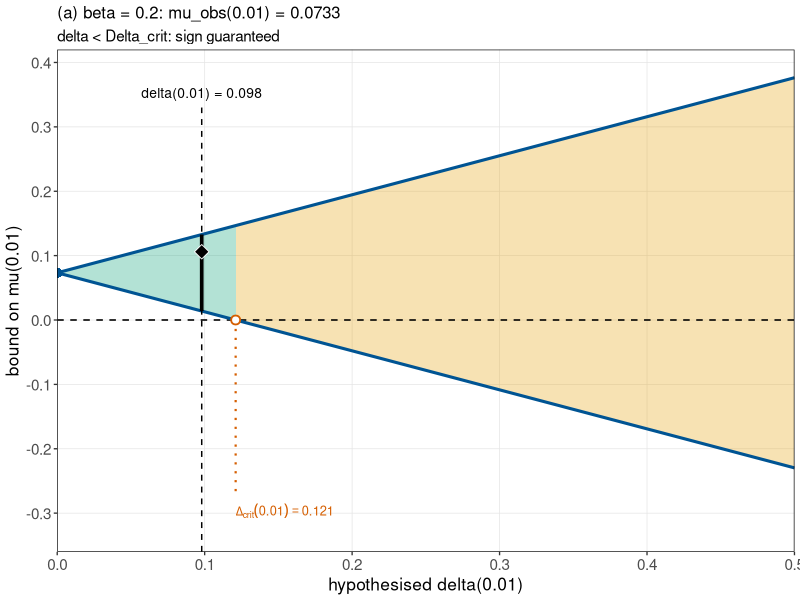
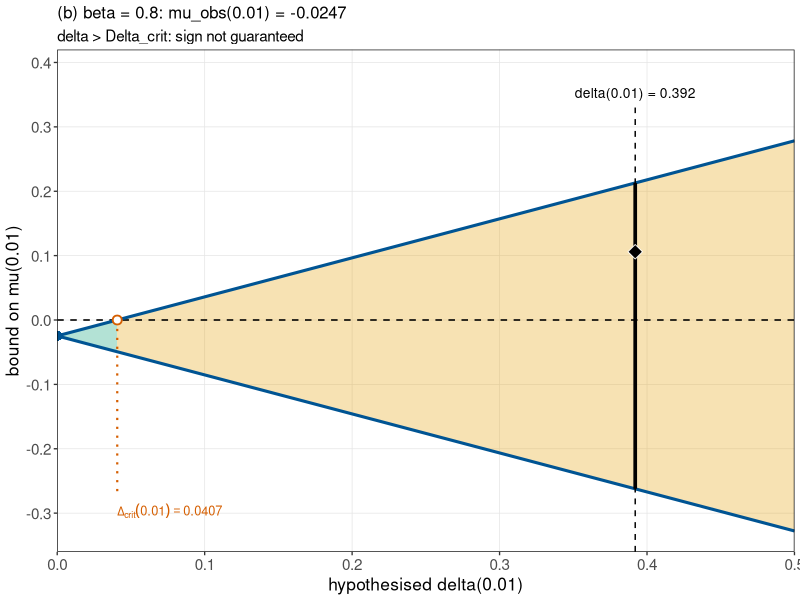
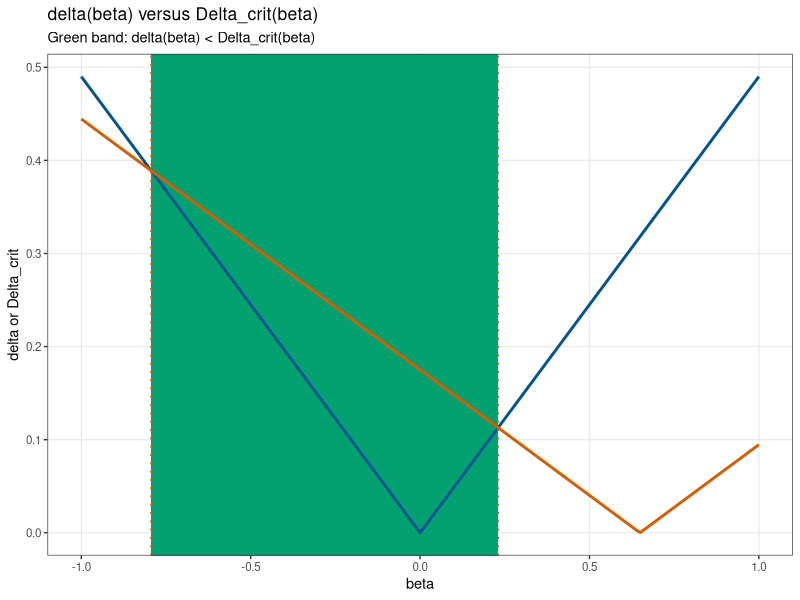
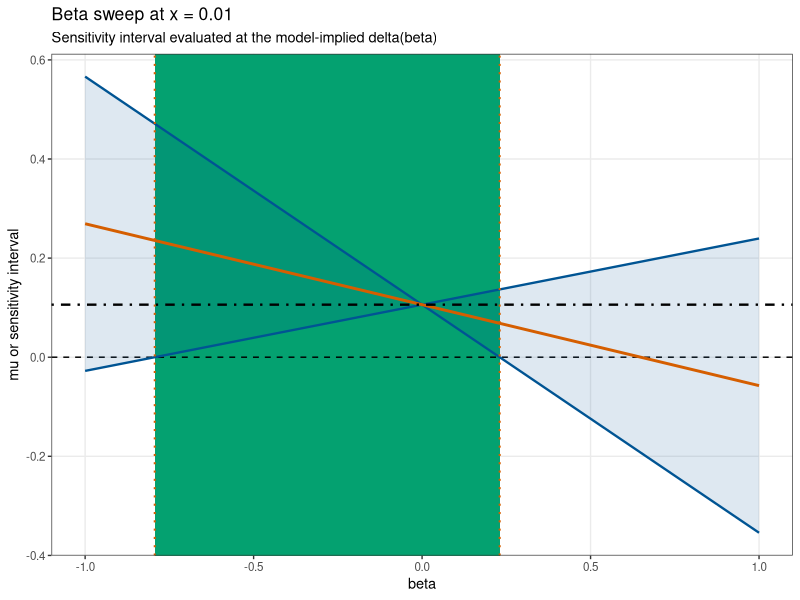

Write the R code that produced these figures, in order.
# ==============================================================================
# Sensitivity Analysis - Illustrative Numerical Examples
# Figures  + numerical tables
#
# Run in the R console:
#   source("Sensitivity_Analysis_Illustrative_Numerical_Examples_EXACT.R")
#
# The Figure geometry below follows the manuscript construction:
#   green region  : delta < Delta_crit
#   orange region : delta >= Delta_crit
#   blue lines    : mu_obs(0.01) +/- M(0.01) delta
#   red dotted    : Delta_crit
#   grey dashed   : FGM model-implied delta(beta)
#   black bar     : interval at the FGM model-implied delta
#   black diamond : true interventional mean mu(0.01) = 0.106
#
# ==============================================================================

# ------------------------------------------------------------------------------
# 0. Packages and output directory
# ------------------------------------------------------------------------------

if (!requireNamespace("ggplot2", quietly = TRUE)) {
  install.packages("ggplot2", repos = "https://cloud.r-project.org")
}

if (!requireNamespace("gridExtra", quietly = TRUE)) {
  install.packages("gridExtra", repos = "https://cloud.r-project.org")
}

library(ggplot2)
library(gridExtra)
library(grid)

output_dir <- file.path(getwd(), "sensitivity_example_output")
dir.create(output_dir, showWarnings = FALSE, recursive = TRUE)

# ------------------------------------------------------------------------------
# 1. Exact formulas from the manuscript
# ------------------------------------------------------------------------------

mu <- function(x) {
  0.6 * x + 0.1
}

mu_obs <- function(x, beta) {
  mu(x) - beta * (1 - 2 * x) / 6
}

bias <- function(x, beta) {
  mu_obs(x, beta) - mu(x)
}

M <- function(x) {
  0.6 * x + 0.6
}

delta <- function(x, beta) {
  abs(beta * (1 - 2 * x)) / 2
}

Delta_crit <- function(x, beta) {
  abs(mu_obs(x, beta)) / M(x)
}

interval_lower <- function(x, beta, d = delta(x, beta)) {
  mu_obs(x, beta) - M(x) * d
}

interval_upper <- function(x, beta, d = delta(x, beta)) {
  mu_obs(x, beta) + M(x) * d
}

# ------------------------------------------------------------------------------
# 2. Numerical checks for Examples 7-10
# ------------------------------------------------------------------------------

x_ref <- 0.01
beta_ref <- c(0.2, 0.8)

check_table <- data.frame(
  beta = beta_ref,
  x = x_ref,
  mu = mu(x_ref),
  mu_obs = mu_obs(x_ref, beta_ref),
  B = bias(x_ref, beta_ref),
  abs_B = abs(bias(x_ref, beta_ref)),
  M = M(x_ref),
  delta = delta(x_ref, beta_ref),
  Delta_crit = Delta_crit(x_ref, beta_ref),
  lower = interval_lower(x_ref, beta_ref),
  upper = interval_upper(x_ref, beta_ref),
  width = interval_upper(x_ref, beta_ref) -
    interval_lower(x_ref, beta_ref),
  sign_guaranteed =
    delta(x_ref, beta_ref) < Delta_crit(x_ref, beta_ref),
  mu_inside =
    interval_lower(x_ref, beta_ref) <= mu(x_ref) &
    mu(x_ref) <= interval_upper(x_ref, beta_ref)
)

write.csv(
  check_table,
  file.path(output_dir, "table_example7_exact_values.csv"),
  row.names = FALSE
)

cat("\n", strrep("=", 88), "\n", sep = "")
cat("EXACT NUMERICAL CHECK: x = 0.01\n")
cat(strrep("=", 88), "\n")
print(check_table, row.names = FALSE)

# ------------------------------------------------------------------------------
# 3. Full beta sweep
# ------------------------------------------------------------------------------

beta_grid <- seq(-1, 1, by = 0.01)

beta_table <- data.frame(
  beta = beta_grid,
  x = x_ref,
  mu = mu(x_ref),
  mu_obs = mu_obs(x_ref, beta_grid),
  B = bias(x_ref, beta_grid),
  abs_B = abs(bias(x_ref, beta_grid)),
  M = M(x_ref),
  delta = delta(x_ref, beta_grid),
  Delta_crit = Delta_crit(x_ref, beta_grid),
  bound_radius = M(x_ref) * delta(x_ref, beta_grid),
  lower = interval_lower(x_ref, beta_grid),
  upper = interval_upper(x_ref, beta_grid),
  width = interval_upper(x_ref, beta_grid) -
    interval_lower(x_ref, beta_grid),
  sign_guaranteed =
    delta(x_ref, beta_grid) < Delta_crit(x_ref, beta_grid),
  mu_inside =
    interval_lower(x_ref, beta_grid) <= mu(x_ref) &
    mu(x_ref) <= interval_upper(x_ref, beta_grid)
)

write.csv(
  beta_table,
  file.path(output_dir, "table_beta_sweep_x001.csv"),
  row.names = FALSE
)

beta_selected <- c(
  -1, -0.8, -0.6, -0.4, -0.2,
   0,  0.2,  0.4,  0.6,  0.8, 1
)

selected_index <- match(
  round(beta_selected, 2),
  round(beta_table$beta, 2)
)

selected_beta_table <- beta_table[selected_index, ]

write.csv(
  selected_beta_table,
  file.path(output_dir, "table_beta_selected_x001.csv"),
  row.names = FALSE
)

cat("\n", strrep("=", 88), "\n", sep = "")
cat("SELECTED BETA VALUES: x = 0.01\n")
cat(strrep("=", 88), "\n")
print(selected_beta_table, row.names = FALSE)

# ------------------------------------------------------------------------------
# 4. Critical beta values
# ------------------------------------------------------------------------------

root_fun <- function(b) {
  delta(x_ref, b) - Delta_crit(x_ref, b)
}

root_neg <- uniroot(root_fun, c(-1, -1e-8))$root
root_pos <- uniroot(root_fun, c(1e-8, 1))$root

beta_zero_muobs <- uniroot(
  function(b) mu_obs(x_ref, b),
  c(0, 1)
)$root

critical_table <- data.frame(
  quantity = c(
    "negative beta: delta = Delta_crit",
    "positive beta: delta = Delta_crit",
    "beta: mu_obs = 0"
  ),
  value = c(
    root_neg,
    root_pos,
    beta_zero_muobs
  )
)

write.csv(
  critical_table,
  file.path(output_dir, "table_beta_critical_values_x001.csv"),
  row.names = FALSE
)

cat("\n", strrep("=", 88), "\n", sep = "")
cat("CRITICAL BETA VALUES: x = 0.01\n")
cat(strrep("=", 88), "\n")
print(critical_table, row.names = FALSE)

cat(
  sprintf(
    "\nAt x = %.2f, sign preservation is guaranteed for %.6f < beta < %.6f.\n",
    x_ref, root_neg, root_pos
  )
)

cat(
  sprintf(
    "mu_obs(0.01) crosses zero at beta = %.6f.\n",
    beta_zero_muobs
  )
)

# ------------------------------------------------------------------------------
# 5. x-profile table
# ------------------------------------------------------------------------------

x_selected <- c(0.01, 0.10, 0.25, 0.50, 0.75, 0.90, 0.99)
beta_x <- c(-0.8, -0.2, 0.2, 0.8)

x_table <- expand.grid(
  x = x_selected,
  beta = beta_x,
  KEEP.OUT.ATTRS = FALSE,
  stringsAsFactors = FALSE
)

x_table$mu <- mu(x_table$x)
x_table$mu_obs <- mu_obs(x_table$x, x_table$beta)
x_table$B <- bias(x_table$x, x_table$beta)
x_table$abs_B <- abs(x_table$B)
x_table$M <- M(x_table$x)
x_table$delta <- delta(x_table$x, x_table$beta)
x_table$Delta_crit <- Delta_crit(x_table$x, x_table$beta)
x_table$bound_radius <- x_table$M * x_table$delta
x_table$lower <- interval_lower(x_table$x, x_table$beta)
x_table$upper <- interval_upper(x_table$x, x_table$beta)
x_table$width <- x_table$upper - x_table$lower
x_table$sign_guaranteed <-
  x_table$delta < x_table$Delta_crit
x_table$mu_inside <-
  x_table$lower <= x_table$mu &
  x_table$mu <= x_table$upper

x_table <- x_table[order(x_table$beta, x_table$x), ]

write.csv(
  x_table,
  file.path(output_dir, "table_x_profiles.csv"),
  row.names = FALSE
)

# ------------------------------------------------------------------------------
# 6. Figure 2: exact manuscript geometry, implemented in ggplot2
# ------------------------------------------------------------------------------

# Colors used in the manuscript figure
COL_GREEN <- "#009E73"
COL_ORANGE <- "#E69F00"
COL_VERM <- "#D55E00"
COL_BLUE <- "#005493"

make_fig2_panel <- function(beta_value, panel_letter) {

  x <- x_ref

  obs <- mu_obs(x, beta_value)
  true_mu <- mu(x)
  m <- M(x)

  d_model <- delta(x, beta_value)
  d_crit <- Delta_crit(x, beta_value)

  lower_model <- interval_lower(
    x, beta_value, d = d_model
  )

  upper_model <- interval_upper(
    x, beta_value, d = d_model
  )

  # The manuscript uses the two straight bounds over [0, 0.5].
  d <- seq(0, 0.5, length.out = 1000)

  upper <- obs + m * d
  lower <- obs - m * d

  # --------------------------------------------------------------------------
  # Exact colored regions from the TikZ construction
  # --------------------------------------------------------------------------

  # Green region:
  # apex at delta = 0, y = mu_obs
  # and vertical segment at Delta_crit from 0 to 2*mu_obs,
  # with the ordering automatically reversed when mu_obs < 0.
  green_poly <- data.frame(
    delta = c(
      0,
      d_crit,
      d_crit
    ),
    y = c(
      obs,
      max(0, 2 * obs),
      min(0, 2 * obs)
    )
  )

  # Orange region:
  # begins at Delta_crit and extends to delta = 0.5.
  orange_poly <- data.frame(
    delta = c(
      d_crit,
      d_crit,
      0.5,
      0.5
    ),
    y = c(
      min(0, 2 * obs),
      max(0, 2 * obs),
      obs + m * 0.5,
      obs - m * 0.5
    )
  )

  band <- data.frame(
    delta = d,
    lower = lower,
    upper = upper
  )

  # --------------------------------------------------------------------------
  # Figure
  # --------------------------------------------------------------------------

  ggplot() +

    # Green = sign guaranteed
    geom_polygon(
      data = green_poly,
      aes(x = delta, y = y),
      fill = COL_GREEN,
      alpha = 0.30,
      colour = NA
    ) +

    # Orange = interval reaches zero
    geom_polygon(
      data = orange_poly,
      aes(x = delta, y = y),
      fill = COL_ORANGE,
      alpha = 0.30,
      colour = NA
    ) +

    # Zero line
    geom_hline(
      yintercept = 0,
      linetype = "dashed",
      linewidth = 0.55,
      colour = "black"
    ) +

    # Blue sensitivity bounds
    geom_line(
      data = band,
      aes(x = delta, y = upper),
      colour = COL_BLUE,
      linewidth = 1.05
    ) +

    geom_line(
      data = band,
      aes(x = delta, y = lower),
      colour = COL_BLUE,
      linewidth = 1.05
    ) +

    # mu_obs point at delta = 0
    geom_point(
      aes(x = 0, y = obs),
      shape = 16,
      size = 3.1,
      colour = COL_BLUE
    ) +

    # Critical value: red dotted line downward from zero
    geom_segment(
      aes(
        x = d_crit,
        xend = d_crit,
        y = 0,
        yend = -0.27
      ),
      linetype = "dotted",
      linewidth = 0.75,
      colour = COL_VERM
    ) +

    # Critical point
    geom_point(
      aes(x = d_crit, y = 0),
      shape = 21,
      size = 2.4,
      fill = "white",
      colour = COL_VERM,
      stroke = 0.95
    ) +

    # Critical-value annotation
    # Use mathematical Delta_{crit}(0.01) notation and anchor the label
    # at the critical-value line so the panel (b) label is never clipped.
    annotate(
      "text",
      x = d_crit,
      y = -0.285,
      label = sprintf(
        "Delta[crit](0.01) == %.4f",
        d_crit
      ),
      parse = TRUE,
      colour = COL_VERM,
      size = 3.25,
      hjust = 0,
      vjust = 1
    ) +

    # Model-implied FGM delta: grey dashed line
    geom_segment(
      aes(
        x = d_model,
        xend = d_model,
        y = -0.36,
        yend = 0.33
      ),
      linetype = "dashed",
      linewidth = 0.50,
      colour = "black"
    ) +

    # Model-implied delta annotation
    annotate(
      "text",
      x = d_model,
      y = 0.345,
      label = sprintf(
        "delta(0.01) = %.3f",
        d_model
      ),
      size = 3.5,
      hjust = 0.5,
      vjust = 0
    ) +

    # Sensitivity interval at the FGM value
    geom_errorbar(
      aes(
        x = d_model,
        ymin = lower_model,
        ymax = upper_model
      ),
      width = 0,
      linewidth = 1.25,
      colour = "black"
    ) +

    # True interventional mean
    geom_point(
      aes(
        x = d_model,
        y = true_mu
      ),
      shape = 23,
      size = 3.6,
      fill = "black",
      colour = "white",
      stroke = 0.45
    ) +

    # Exact axis range and breaks from the manuscript
    scale_x_continuous(
      limits = c(0, 0.5),
      breaks = seq(0, 0.5, by = 0.1),
      labels = function(z) sprintf("%.1f", z),
      expand = c(0, 0)
    ) +

    scale_y_continuous(
      limits = c(-0.36, 0.42),
      breaks = seq(-0.3, 0.4, by = 0.1),
      labels = function(z) sprintf("%.1f", z),
      expand = c(0, 0)
    ) +

    labs(
      title = sprintf(
        "(%s) beta = %.1f: mu_obs(0.01) = %.4f",
        panel_letter,
        beta_value,
        obs
      ),
      subtitle = if (
        d_model < d_crit
      ) {
        "delta < Delta_crit: sign guaranteed"
      } else {
        "delta > Delta_crit: sign not guaranteed"
      },
      x = "hypothesised delta(0.01)",
      y = "bound on mu(0.01)"
    ) +

    theme_bw(base_size = 10) +

    theme(
      panel.grid.minor = element_blank(),
      panel.grid.major = element_line(
        colour = "grey90",
        linewidth = 0.25
      ),
      panel.border = element_rect(
        colour = "black",
        linewidth = 0.45,
        fill = NA
      ),
      plot.title = element_text(
        size = 12.0,
        face = "plain",
        hjust = 0
      ),
      plot.subtitle = element_text(
        size = 11.0,
        hjust = 0,
        margin = margin(b = 3)
      ),
      axis.title = element_text(size = 12.5),
      axis.text = element_text(size = 11.0),
      plot.margin = margin(4, 4, 4, 4)
    )
}

fig2_a <- make_fig2_panel(
  beta_value = 0.2,
  panel_letter = "a"
)

fig2_b <- make_fig2_panel(
  beta_value = 0.8,
  panel_letter = "b"
)

# ------------------------------------------------------------------------------
# 7. Manuscript-style shared legend
#
# The previous legend used fixed text widths that were too narrow for the
# longer entries.  Here each legend entry is built as a small two-column grob
# and the six entries are arranged in a clean 3 x 2 grid, matching the layout
# of the manuscript while keeping every label readable.
# ------------------------------------------------------------------------------

legend_item <- function(icon, label, icon_width = 9, text_size = 9.0) {
  arrangeGrob(
    icon,
    textGrob(
      label,
      x = 0,
      hjust = 0,
      gp = gpar(fontsize = text_size)
    ),
    ncol = 2,
    widths = unit.c(
      unit(icon_width, "mm"),
      unit(1, "null")
    )
  )
}

icon_green <- rectGrob(
  width = unit(8, "mm"),
  height = unit(3.5, "mm"),
  gp = gpar(fill = COL_GREEN, col = NA, alpha = 0.30)
)

icon_orange <- rectGrob(
  width = unit(8, "mm"),
  height = unit(3.5, "mm"),
  gp = gpar(fill = COL_ORANGE, col = NA, alpha = 0.30)
)

icon_blue_line <- segmentsGrob(
  x0 = unit(0, "npc"),
  x1 = unit(8, "mm"),
  y0 = unit(0.5, "npc"),
  y1 = unit(0.5, "npc"),
  gp = gpar(col = COL_BLUE, lwd = 1.6 * 72 / 25.4)
)

icon_blue_point <- pointsGrob(
  x = 0.5,
  y = 0.5,
  pch = 16,
  size = unit(2.1, "mm"),
  gp = gpar(col = COL_BLUE)
)

icon_black_bar <- segmentsGrob(
  x0 = unit(0.5, "npc"),
  x1 = unit(0.5, "npc"),
  y0 = unit(0.12, "npc"),
  y1 = unit(0.88, "npc"),
  gp = gpar(col = "black", lwd = 1.8 * 72 / 25.4)
)

icon_black_diamond <- polygonGrob(
  x = c(0.5, 0.83, 0.5, 0.17),
  y = c(0.84, 0.5, 0.16, 0.5),
  gp = gpar(fill = "black", col = "white", lwd = 0.5)
)

legend_items <- list(
  legend_item(
    icon_green,
    "delta < Delta[crit]: sign guaranteed"
  ),
  legend_item(
    icon_orange,
    "delta >= Delta[crit]: interval reaches 0"
  ),
  legend_item(
    icon_blue_line,
    "mu[obs](0.01) %+-% M(0.01) * delta",
    icon_width = 12
  ),
  legend_item(
    icon_blue_point,
    "mu[obs](0.01)"
  ),
  legend_item(
    icon_black_bar,
    "interval at the FGM distribution's delta(0.01)",
    icon_width = 12
  ),
  legend_item(
    icon_black_diamond,
    "true mu(0.01) = 0.106"
  )
)

shared_legend <- arrangeGrob(
  legend_items[[1]], legend_items[[2]], legend_items[[3]],
  legend_items[[4]], legend_items[[5]], legend_items[[6]],
  ncol = 3,
  nrow = 2,
  widths = unit.c(
    unit(1, "null"),
    unit(1, "null"),
    unit(1, "null")
  ),
  heights = unit.c(
    unit(7.5, "mm"),
    unit(7.5, "mm")
  ),
  padding = unit(0, "pt")
)

# ------------------------------------------------------------------------------
# 8. Assemble Figure 2
#
# IMPORTANT:
# The previous version used a large outer canvas with a relatively short
# internal gtable, which made the figure look vertically compressed.
# Here the two panels are allowed to fill the plotting area and the legend
# receives only the space it actually needs.
# ------------------------------------------------------------------------------

fig2 <- gridExtra::arrangeGrob(
  fig2_a,
  fig2_b,
  ncol = 2,
  widths = unit.c(
    unit(1, "null"),
    unit(1, "null")
  ),
  heights = unit(1, "null")
)

fig2_complete <- gridExtra::arrangeGrob(
  fig2,
  shared_legend,
  ncol = 1,
  heights = unit.c(
    unit(4.85, "in"),
    unit(0.78, "in")
  ),
  padding = unit(0, "pt")
)

# ------------------------------------------------------------------------------
# 9. Save Figure 2
#
# The output is intentionally wide and tall enough for the labels to remain
# readable after insertion in the manuscript.
# ------------------------------------------------------------------------------

FIG2_WIDTH  <- 11.0
FIG2_HEIGHT <- 5.7

ggsave(
  filename = file.path(
    output_dir,
    "Figure2_exact_R_native_READABLE.pdf"
  ),
  plot = fig2_complete,
  width = FIG2_WIDTH,
  height = FIG2_HEIGHT,
  units = "in",
  device = cairo_pdf,
  bg = "white"
)

ggsave(
  filename = file.path(
    output_dir,
    "Figure2_exact_R_native_READABLE.png"
  ),
  plot = fig2_complete,
  width = FIG2_WIDTH,
  height = FIG2_HEIGHT,
  units = "in",
  dpi = 600,
  bg = "white"
)

# ------------------------------------------------------------------------------
# 10. Companion beta-sweep figure
# ------------------------------------------------------------------------------

beta_plot <- beta_table

p_beta_mean <- ggplot(
  beta_plot,
  aes(x = beta)
) +
  geom_rect(
    xmin = root_neg,
    xmax = root_pos,
    ymin = -Inf,
    ymax = Inf,
    fill = COL_GREEN,
    alpha = 0.10,
    inherit.aes = FALSE
  ) +
  geom_hline(
    yintercept = 0,
    linetype = "dashed",
    linewidth = 0.5
  ) +
  geom_ribbon(
    aes(
      ymin = lower,
      ymax = upper
    ),
    fill = COL_BLUE,
    alpha = 0.13
  ) +
  geom_line(
    aes(y = lower),
    colour = COL_BLUE,
    linewidth = 0.8
  ) +
  geom_line(
    aes(y = upper),
    colour = COL_BLUE,
    linewidth = 0.8
  ) +
  geom_line(
    aes(y = mu_obs),
    colour = COL_VERM,
    linewidth = 1.0
  ) +
  geom_hline(
    yintercept = mu(x_ref),
    linetype = "dotdash",
    linewidth = 0.8,
    colour = "black"
  ) +
  geom_vline(
    xintercept = c(root_neg, root_pos),
    linetype = "dotted",
    linewidth = 0.7,
    colour = COL_VERM
  ) +
  labs(
    title = "Beta sweep at x = 0.01",
    subtitle = "Sensitivity interval evaluated at the model-implied delta(beta)",
    x = "beta",
    y = "mu or sensitivity interval"
  ) +
  theme_bw(base_size = 10.5) +
  theme(
    panel.grid.minor = element_blank()
  )

p_beta_delta <- ggplot(
  beta_plot,
  aes(x = beta)
) +
  geom_rect(
    xmin = root_neg,
    xmax = root_pos,
    ymin = -Inf,
    ymax = Inf,
    fill = COL_GREEN,
    alpha = 0.10,
    inherit.aes = FALSE
  ) +
  geom_line(
    aes(y = delta),
    colour = COL_BLUE,
    linewidth = 1.0
  ) +
  geom_line(
    aes(y = Delta_crit),
    colour = COL_VERM,
    linewidth = 1.0
  ) +
  geom_vline(
    xintercept = c(root_neg, root_pos),
    linetype = "dotted",
    linewidth = 0.7,
    colour = COL_VERM
  ) +
  labs(
    title = "delta(beta) versus Delta_crit(beta)",
    subtitle = "Green band: delta(beta) < Delta_crit(beta)",
    x = "beta",
    y = "delta or Delta_crit"
  ) +
  theme_bw(base_size = 10.5) +
  theme(
    panel.grid.minor = element_blank()
  )

fig_beta_sweep <- arrangeGrob(
  p_beta_mean,
  p_beta_delta,
  ncol = 2,
  top = textGrob(
    "Companion analysis: changing beta at x = 0.01",
    gp = gpar(
      fontsize = 12,
      fontface = "bold"
    )
  )
)

ggsave(
  filename = file.path(
    output_dir,
    "Figure2_beta_sweep_x001.pdf"
  ),
  plot = fig_beta_sweep,
  width = 8.6,
  height = 4.6,
  units = "in",
  device = cairo_pdf
)

ggsave(
  filename = file.path(
    output_dir,
    "Figure2_beta_sweep_x001.png"
  ),
  plot = fig_beta_sweep,
  width = 8.6,
  height = 4.6,
  units = "in",
  dpi = 600,
  bg = "white"
)

# ------------------------------------------------------------------------------
# 11. x-profile figure
# ------------------------------------------------------------------------------

x_grid <- seq(0.01, 0.99, length.out = 500)
beta_profile <- c(-0.8, -0.2, 0.2, 0.8)

profile <- expand.grid(
  x = x_grid,
  beta = beta_profile,
  KEEP.OUT.ATTRS = FALSE,
  stringsAsFactors = FALSE
)

profile$B <- bias(profile$x, profile$beta)
profile$abs_B <- abs(profile$B)
profile$delta <- delta(profile$x, profile$beta)
profile$Delta_crit <- Delta_crit(profile$x, profile$beta)

profile$beta_label <- factor(
  profile$beta,
  levels = beta_profile,
  labels = sprintf("beta = %.1f", beta_profile)
)

p_profile_bias <- ggplot(
  profile,
  aes(
    x = x,
    y = B,
    colour = beta_label
  )
) +
  geom_hline(
    yintercept = 0,
    linetype = "dashed",
    linewidth = 0.5
  ) +
  geom_line(linewidth = 0.9) +
  geom_vline(
    xintercept = 0.5,
    linetype = "dotted",
    linewidth = 0.5
  ) +
  labs(
    title = "Confounding bias across treatment values",
    x = "x",
    y = "B(x) = mu_obs(x) - mu(x)",
    colour = NULL
  ) +
  theme_bw(base_size = 10.5) +
  theme(
    panel.grid.minor = element_blank()
  )

p_profile_delta <- ggplot(
  profile,
  aes(
    x = x,
    y = delta,
    colour = beta_label
  )
) +
  geom_line(linewidth = 0.9) +
  geom_vline(
    xintercept = 0.5,
    linetype = "dotted",
    linewidth = 0.5
  ) +
  labs(
    title = "Copula-ratio sensitivity index",
    x = "x",
    y = "delta(x) = |beta| |1 - 2x| / 2",
    colour = NULL
  ) +
  theme_bw(base_size = 10.5) +
  theme(
    panel.grid.minor = element_blank()
  )

fig_x_profiles <- arrangeGrob(
  p_profile_bias,
  p_profile_delta,
  ncol = 2,
  top = textGrob(
    "Supporting profiles for Example 7",
    gp = gpar(
      fontsize = 12,
      fontface = "bold"
    )
  )
)

ggsave(
  filename = file.path(
    output_dir,
    "Figure2_x_profiles.pdf"
  ),
  plot = fig_x_profiles,
  width = 8.3,
  height = 4.5,
  units = "in",
  device = cairo_pdf
)

ggsave(
  filename = file.path(
    output_dir,
    "Figure2_x_profiles.png"
  ),
  plot = fig_x_profiles,
  width = 8.3,
  height = 4.5,
  units = "in",
  dpi = 600,
  bg = "white"
)

# ------------------------------------------------------------------------------
# 12. Final console report
# ------------------------------------------------------------------------------

cat("\n", strrep("=", 88), "\n", sep = "")
cat("FINAL SUMMARY FOR EXAMPLES 7-10\n")
cat(strrep("=", 88), "\n")

for (b in c(0.2, 0.8)) {

  obs <- mu_obs(x_ref, b)
  d <- delta(x_ref, b)
  dc <- Delta_crit(x_ref, b)
  lo <- interval_lower(x_ref, b)
  hi <- interval_upper(x_ref, b)

  cat(
    sprintf(
      paste0(
        "beta = %4.1f | mu = %.4f | mu_obs = %.4f | ",
        "B = %.4f | delta = %.4f | Delta_crit = %.4f | ",
        "interval = [%.4f, %.4f] | sign guaranteed = %s\n"
      ),
      b,
      mu(x_ref),
      obs,
      bias(x_ref, b),
      d,
      dc,
      lo,
      hi,
      ifelse(d < dc, "YES", "NO")
    )
  )
}

cat("\nFiles written to:\n")
cat("  ", file.path(output_dir, "Figure2_exact_R_native_READABLE.pdf"), "\n", sep = "")
cat("  ", file.path(output_dir, "Figure2_exact_R_native_READABLE.png"), "\n", sep = "")
cat("  ", file.path(output_dir, "Figure2_beta_sweep_x001.pdf"), "\n", sep = "")
cat("  ", file.path(output_dir, "Figure2_beta_sweep_x001.png"), "\n", sep = "")
cat("  ", file.path(output_dir, "Figure2_x_profiles.pdf"), "\n", sep = "")
cat("  ", file.path(output_dir, "Figure2_x_profiles.png"), "\n", sep = "")
cat("  ", file.path(output_dir, "table_example7_exact_values.csv"), "\n", sep = "")
cat("  ", file.path(output_dir, "table_beta_sweep_x001.csv"), "\n", sep = "")
cat("  ", file.path(output_dir, "table_beta_selected_x001.csv"), "\n", sep = "")
cat("  ", file.path(output_dir, "table_beta_critical_values_x001.csv"), "\n", sep = "")
cat("  ", file.path(output_dir, "table_x_profiles.csv"), "\n", sep = "")
cat(strrep("=", 88), "\n", sep = "")
